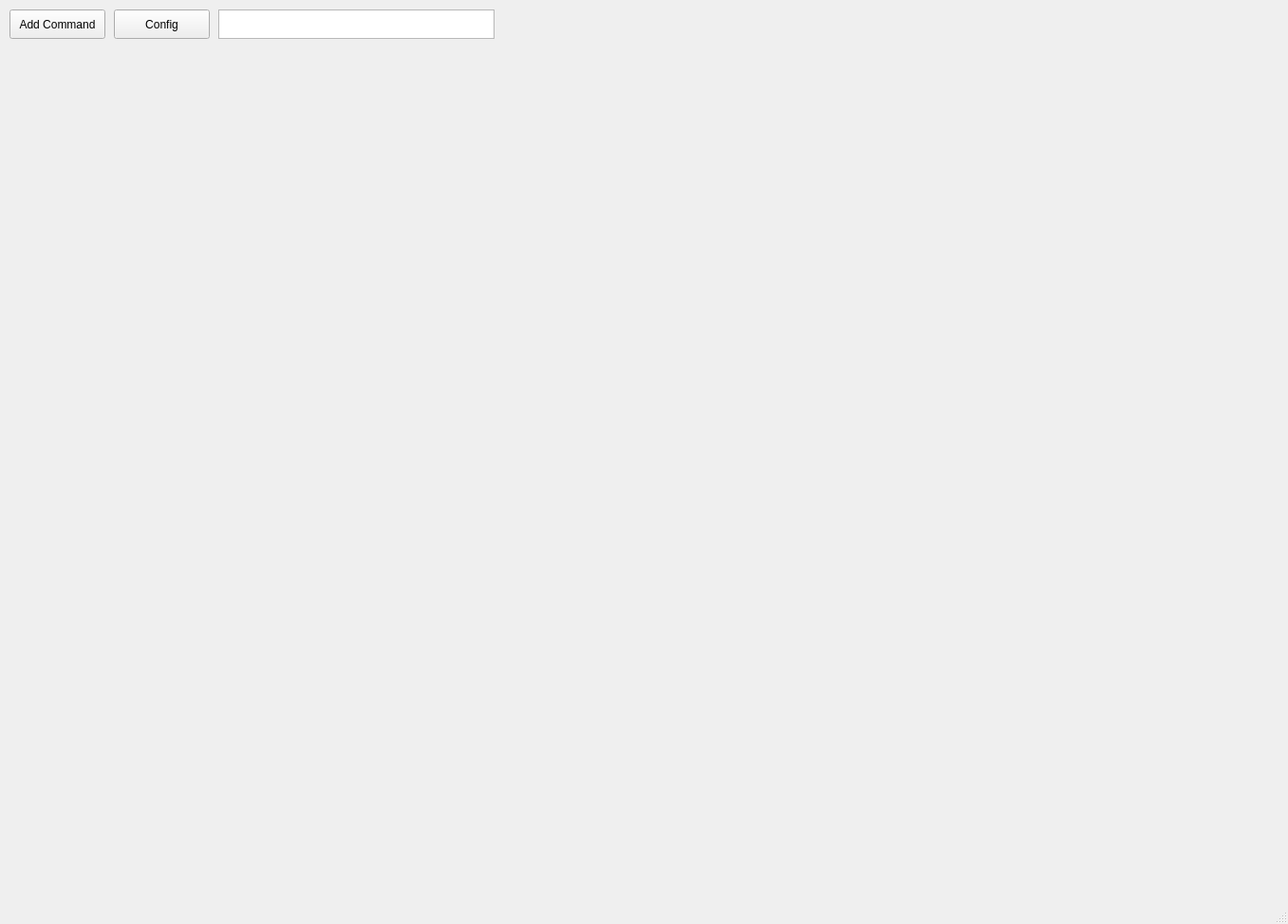
<?xml version="1.0" encoding="UTF-8"?>
<ui version="4.0">
 <class>MainWindow</class>
 <widget class="QMainWindow" name="MainWindow">
  <property name="geometry">
   <rect>
    <x>0</x>
    <y>0</y>
    <width>1357</width>
    <height>974</height>
   </rect>
  </property>
  <property name="windowTitle">
   <string>MainWindow</string>
  </property>
  <widget class="QWidget" name="centralwidget">
   <widget class="AddCommandButton" name="addCommandPushButton">
    <property name="geometry">
     <rect>
      <x>10</x>
      <y>10</y>
      <width>101</width>
      <height>31</height>
     </rect>
    </property>
    <property name="text">
     <string>Add Command</string>
    </property>
   </widget>
   <widget class="QWidget" name="gridLayoutWidget">
    <property name="geometry">
     <rect>
      <x>10</x>
      <y>50</y>
      <width>1341</width>
      <height>881</height>
     </rect>
    </property>
    <layout class="QGridLayout" name="gridLayout"/>
   </widget>
   <widget class="QTextEdit" name="searchBox">
    <property name="geometry">
     <rect>
      <x>230</x>
      <y>10</y>
      <width>291</width>
      <height>31</height>
     </rect>
    </property>
   </widget>
   <widget class="AddCommandButton" name="configPushButton">
    <property name="geometry">
     <rect>
      <x>120</x>
      <y>10</y>
      <width>101</width>
      <height>31</height>
     </rect>
    </property>
    <property name="text">
     <string>Config</string>
    </property>
   </widget>
  </widget>
  <widget class="QMenuBar" name="menubar">
   <property name="geometry">
    <rect>
     <x>0</x>
     <y>0</y>
     <width>1357</width>
     <height>21</height>
    </rect>
   </property>
  </widget>
  <widget class="QStatusBar" name="statusbar"/>
 </widget>
 <customwidgets>
  <customwidget>
   <class>AddCommandButton</class>
   <extends>QPushButton</extends>
   <header>addcommandbutton.h</header>
  </customwidget>
 </customwidgets>
 <resources/>
 <connections/>
</ui>
